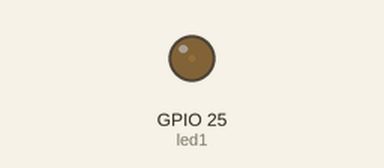
This sketch was run on a simulated ESP32. On the bench: output pins drawn as LEDs (lit = HIGH).

Above: at 0.05 s.
At 2.3 s:
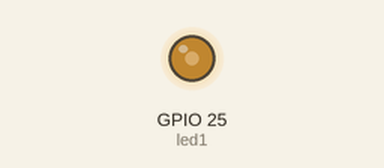
At 4.6 s:
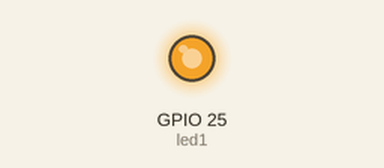
At 9.2 s:
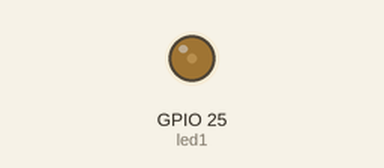
Timing chart, 0 to 13.3 s (numbered marks = the images above):
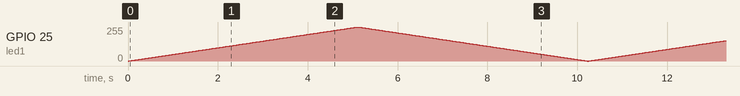

The sketch:

dac.ino
```cpp
#define led1 25
void setup()
{
    pinMode(led1,OUTPUT);
}
void loop()
{
    for(int i=0;i<256;i++){
        dacWrite(led1,i);
        delay(20);
    }
    for(int i=255;i>=0;i--){
        dacWrite(led1,i);
        delay(20);
    }
}
```
